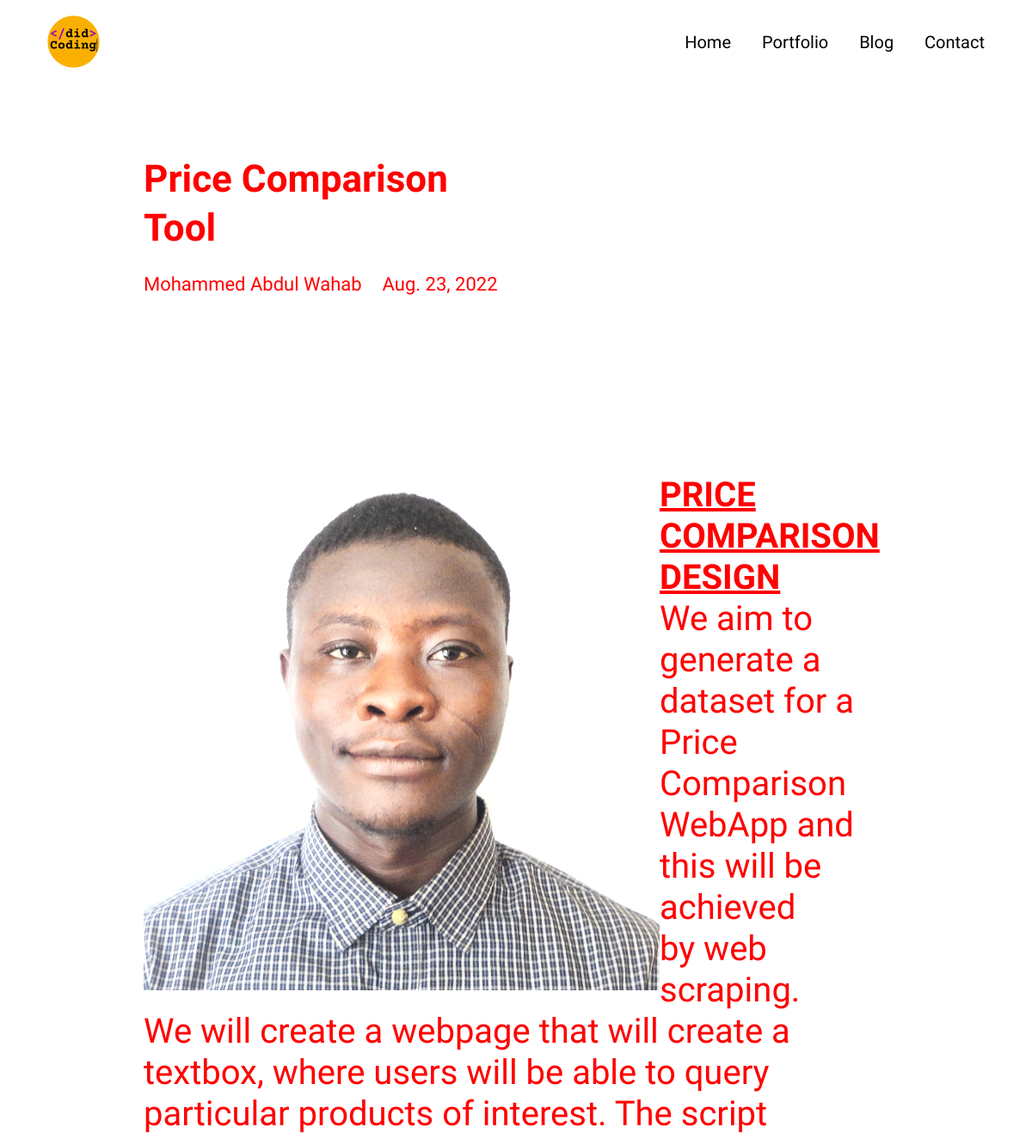
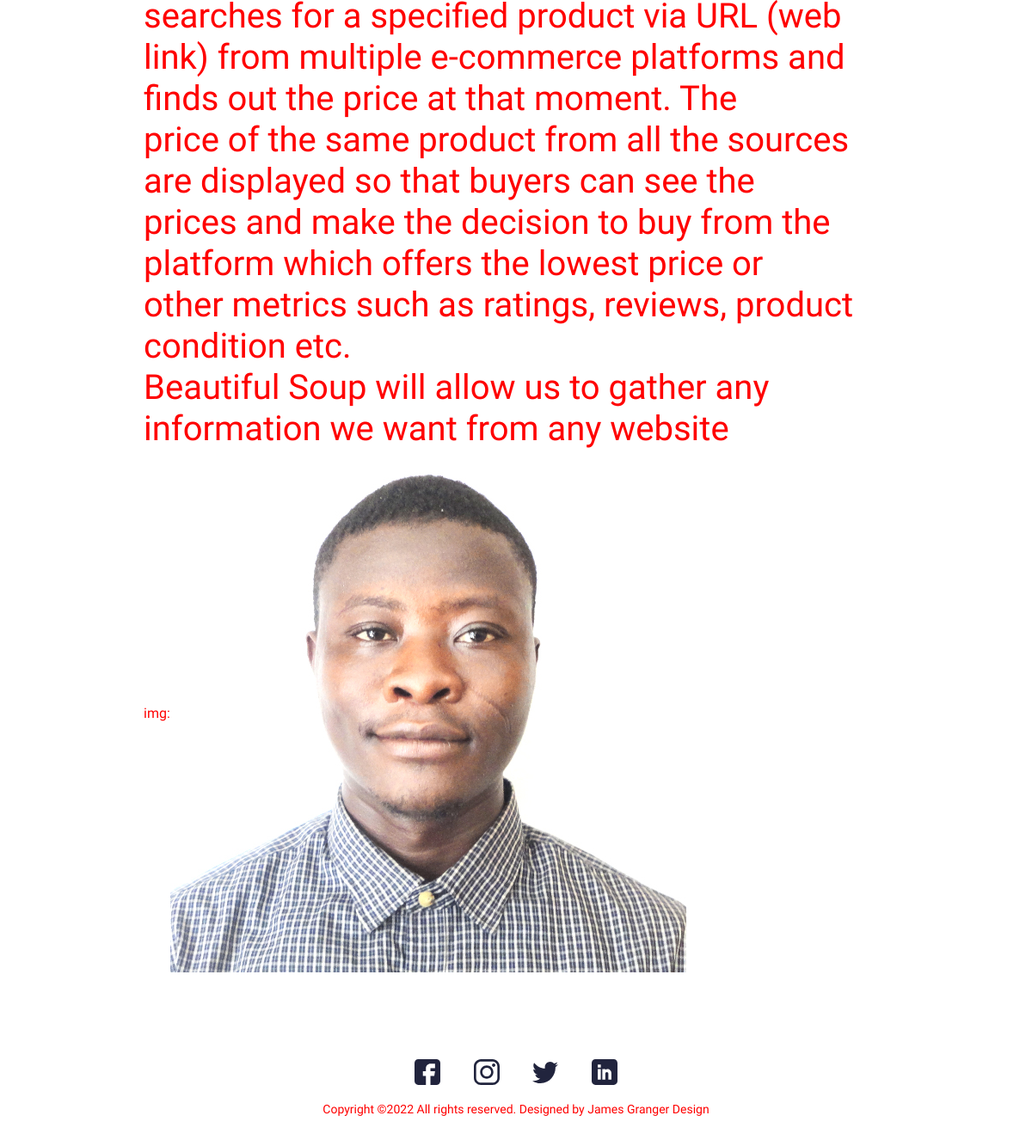
Page /blog/price-comparison-tool on the committed database (2 pictures, top to bottom).
### main/models.py (models this page shows, shortened)
class Blog(models.Model):
    class Meta:
        verbose_name_plural = 'Blog Profiles'
        verbose_name = 'Blog'
        ordering = ["timestamp"]
    timestamp = models.DateTimeField(auto_now_add=True)
    author = models.CharField(max_length=200, blank=True, null=True)
    name = models.CharField(max_length=200, blank=True, null=True)
    description = models.CharField(max_length=500, blank=True, null=True)
    body = RichTextField(blank=True, null=True)
    slug = models.SlugField(null=True, blank=True)
    image = models.ImageField(blank=True, null=True, upload_to="blog")
    is_active = models.BooleanField(default=True)

### main/views.py (the view)
# urls.py: path('blog/<slug:slug>', views.BlogDetailView.as_view(), name="blog"),
class BlogDetailView(generic.DetailView):
	model = Blog
	template_name = "main/blog-detail.html"

### core/context_processors.py (called while the page is built)
def project_context(request):
	context = {
		'me': User.objects.first(),
	}
	return context

### main/templates/main/blog-detail.html (shortened to what this page needs)
{% extends 'main/base.html' %}
{% load static %}
{% block content %}
<section>
  <div class="innerPageBannerCol">
    <div class="container">
      <div class="row g-4 g-md-3  align-items-center">
        <div class="col-md-6">
          <div class="bannerContent">
            <h1 class="xlTitle pb-md-3">{{object.name|title}}</h1>
          </div>
        </div>
      </div>
      <div class="row">
        <div class="col-md-auto">
          <div class="authorCol">
            <h4 class="smTitle pb-3">{{object.author|title}}</h4>
          </div>
        </div>
        <div class="col-md">
          <h4 class="smTitle pb-3">{{object.timestamp.date}}</h4>
        </div>
      </div>
    </div>
  </div>
</section>
<section>
  <div class="sectionSpaceSm">
    <div class="container">
      {{object.body|safe}}
    </div>
  </div>
</section>
{% endblock %}

### static/css/style.css (style rules this page uses)
:root { --primaryColor: #9C07B6; --primaryDarkColor: #3D0048; --primaryHoverColor: #900AA8; --secondaryColor: #F9B000; --baseColor: red; --baseFont: 'Heebo', sans-serif; --titleFont: 'Courier Prime', monospace; --regular: 400; --medium: 500; --bold: 700; --black: 900; --lightBg: yellow; --main-bg-color: coral; }
html { scroll-behavior: smooth; }
body { font-family: var(--baseFont); color: var(--baseColor); line-height: normal; }
img { max-width: 100%; }
.xlTitle { font-size: 44px; line-height: 1.3; font-weight: var(--bold); font-family: var(--titleFont) }
.smTitle { font-size: 22px; line-height: normal; font-weight: var(--regular); font-family: var(--titleFont) }
.sectionSpaceSm { padding: 35px 0; }
.innerPageBannerCol { padding: 180px 0 150px; }
@media (min-width:992px) { .container, .container-lg, .container-md, .container-sm, .container-xl, .container-xxl { max-width: 890px; } }

### rows in the picture
Blog: name "Price Comparison Tool", author "Mohammed Abdul Wahab", timestamp "Aug. 23, 2022", body (picture), body "PRICE COMPARISON DESIGN We aim to generate a dataset for a Price Comparison WebApp and this will be achieved by web scraping. We will create a webpage that will create a textbox, where users will be able to query particular products of interest. The script searches for a specified product via URL (web link) from multiple e-commerce platforms and finds out the price at that moment. The price of the same product from all the sources are displayed so that buyers can see the prices and make the decision to buy from the platform which offers the lowest price or other metrics such as ratings, reviews, product condition etc. Beautiful Soup will allow us to gather any information we want from any…"
